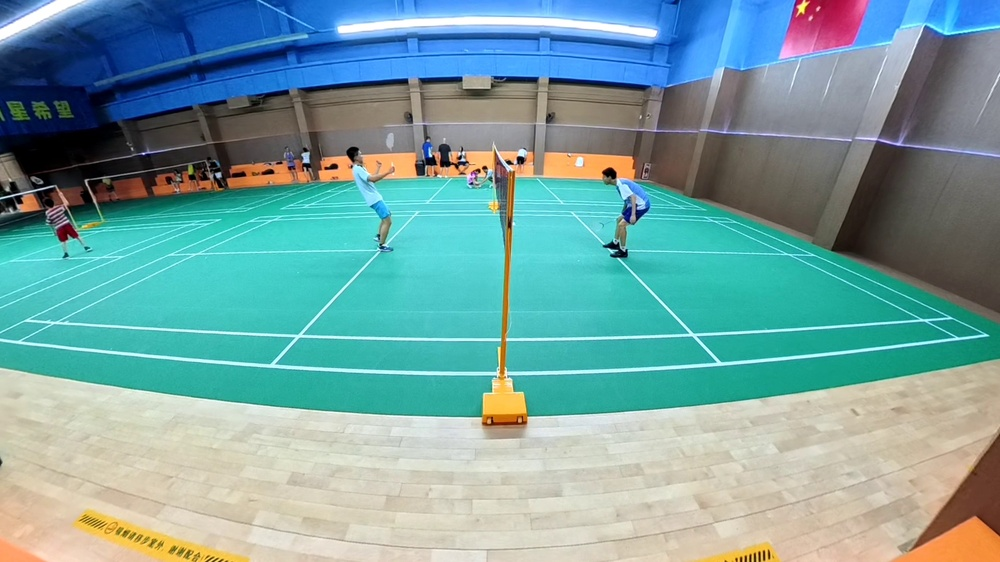
#> input picture Good-Badminton/auto_template_test_1min.jpg, 1000 x 562 px, shrunk from 1920 x 1080 before the run
$ python court3d.py ../../Good-Badminton/auto_template_test_1min.jpg
#> lines starting #> are read from the running program, lines starting #| are printed output that depends on the picture; after the words box and inside, x2 and y2 are one past the last pixel; in counts of white or black regions, pixels touching at a corner belong together
"""
court3d.py — 羽毛球场 3D 模型 + PnP 相机定位
无论摄像头怎么摆，自动定位并映射坐标
"""

import numpy as np
import cv2


# ============================================================
# 标准羽毛球场 3D 模型（世界坐标系，米）
# 原点 = 球场左下角  X→右(宽)  Y→上(长)  Z=0 为地面
# ============================================================

class Court3DModel:
    """羽毛球场完整 3D 特征点模型"""

    def __init__(self, doubles=True):
        self.W = 6.10 if doubles else 5.18  # 宽度
        self.L = 13.40                       # 长度
        self.doubles = doubles

        # 定义所有关键 3D 点: {名称: (X, Y, Z)}
        pts = {}
        W, L = self.W, self.L
        sw = (self.W - 5.18) / 2 if doubles else 0  # 单打边线偏移
        net_y = L / 2  # 网在中间

        # ---- 四个角 ----
        pts["近端底线左"] = (0, 0, 0)
        pts["近端底线右"] = (W, 0, 0)
        pts["远端底线左"] = (0, L, 0)
        pts["远端底线右"] = (W, L, 0)

        # ---- 网柱 ----
        pts["近端网柱左"] = (0, net_y, 0)
        pts["近端网柱右"] = (W, net_y, 0)
        pts["远端网柱左"] = (0, net_y, 0)  # 网柱在两侧对称
        pts["远端网柱右"] = (W, net_y, 0)

        # ---- 前发球线与边线交点 ----
        pts["近端前发球线左"] = (0, net_y + 1.98, 0)
        pts["近端前发球线右"] = (W, net_y + 1.98, 0)
        pts["远端前发球线左"] = (0, net_y - 1.98, 0)
        pts["远端前发球线右"] = (W, net_y - 1.98, 0)

        # ---- 中线端点 ----
        pts["近端中线端点"] = (W/2, 0, 0)     # 近端底线中点
        pts["远端中线端点"] = (W/2, L, 0)     # 远端底线中点
        pts["近端中线_前发球"] = (W/2, net_y + 1.98, 0)
        pts["远端中线_前发球"] = (W/2, net_y - 1.98, 0)

        # ---- T 点 ----
        pts["近端T点"] = (W/2, net_y + 1.98, 0)   # 同中线_前发球
        pts["远端T点"] = (W/2, net_y - 1.98, 0)

        # ---- 后发球线（双打） ----
        pts["近端后发球线左"] = (0, 0.76, 0)
        pts["近端后发球线右"] = (W, 0.76, 0)
        pts["远端后发球线左"] = (0, L - 0.76, 0)
        pts["远端后发球线右"] = (W, L - 0.76, 0)

        # ---- 单打边线与底线交点 ----
        if doubles:
            pts["近端单打左上"] = (sw, 0, 0)
            pts["近端单打右上"] = (W - sw, 0, 0)
            pts["远端单打左上"] = (sw, L, 0)
            pts["远端单打右上"] = (W - sw, L, 0)

        # 去重：同名不同 ID，名字唯一化
        unique = {}
        for name, coord in pts.items():
            key = f"{name}_{round(coord[0],3)}_{round(coord[1],3)}"
            unique[key] = (name, coord)
        self.points = {v[0]: v[1] for v in unique.values()}

        # 按名称排序
        self.point_names = sorted(self.points.keys())
        print(f"球场 3D 模型: {len(self.points)} 个特征点 | {W:.2f}m × {L:.2f}m")

    def get_court_3d_points(self):
        """返回所有 3D 点坐标列表"""
        return [self.points[n] for n in self.point_names]


class CourtPnPSolver:
    """
    从单帧图像 + 球场 3D 模型 → 自动定位摄像头
    不需要任何标定板，球场本身就是标定靶
    """

    def __init__(self, court_model: Court3DModel, camera_K=None):
        """
        camera_K: 3×3 相机内参矩阵（可选）
                  如果不给，会自动估算
        """
        self.model = court_model
        self.camera_K = camera_K  # 如果为 None → 自动估算
        self.rvec = None  # 相机旋转
        self.tvec = None  # 相机平移（世界坐标中摄像头位置）
        self.solved = False

    def _estimate_intrinsics(self, image_shape):
        """没有标定参数时，从图像尺寸估算"""
        h, w = image_shape[:2]
        fx = fy = max(w, h)  # 近似焦距
        cx, cy = w / 2, h / 2
        return np.array([[fx, 0, cx], [0, fy, cy], [0, 0, 1]], dtype=np.float64)

    def _detect_court_points_2d(self, image):
        """
        从图像中检测球场线的交点（2D 像素坐标）
        返回: [(px, py), ...]
        """
        h, w = image.shape[:2]

        # 提取白色/黄色线
        hsv = cv2.cvtColor(image, cv2.COLOR_BGR2HSV)
        _, s, v = cv2.split(hsv)

        white = ((s <= 90) & (v >= 140)).astype(np.uint8) * 255
        yellow = ((hsv[:,:,0] >= 12) & (hsv[:,:,0] <= 42) &
                  (hsv[:,:,1] >= 40) & (hsv[:,:,2] >= 120)).astype(np.uint8) * 255
        lines_binary = cv2.bitwise_or(white, yellow)

        # 形态学：连接断线，去除噪点
        kernel = np.ones((3, 3), np.uint8)
        lines_binary = cv2.morphologyEx(lines_binary, cv2.MORPH_CLOSE, kernel)

        # Hough 直线检测
        edges = cv2.Canny(lines_binary, 50, 150)
        raw_lines = cv2.HoughLinesP(edges, 1, np.pi/180, threshold=80,
                                     minLineLength=min(w,h)//10, maxLineGap=20)

        if raw_lines is None:
            return []

        # 兼容不同 OpenCV 版本的返回格式
        if raw_lines.ndim == 3:
            raw_lines = raw_lines[:, 0, :]

        # 方向分组：水平 vs 垂直
        h_lines = []
        v_lines = []
        for x1, y1, x2, y2 in raw_lines:
            angle = abs(np.degrees(np.arctan2(y2-y1, x2-x1))) % 180
            if angle < 20 or angle > 160:
                h_lines.append((x1, y1, x2, y2))
            elif 70 < angle < 110:
                v_lines.append((x1, y1, x2, y2))

        # 计算水平线和垂直线的交点
        intersections = []
        for hx1, hy1, hx2, hy2 in h_lines[:15]:
            for vx1, vy1, vx2, vy2 in v_lines[:15]:
                pt = self._line_intersection(hx1, hy1, hx2, hy2, vx1, vy1, vx2, vy2)
                if pt is not None:
                    px, py = pt
                    if 0 <= px < w and 0 <= py < h:
                        intersections.append((float(px), float(py)))

        # 去重（聚类相近的点）
        return self._cluster_points(intersections, threshold=30)

    def _line_intersection(self, x1, y1, x2, y2, x3, y3, x4, y4):
        denom = (x1-x2)*(y3-y4) - (y1-y2)*(x3-x4)
        if abs(denom) < 1e-6:
            return None
        px = ((x1*y2-y1*x2)*(x3-x4) - (x1-x2)*(x3*y4-y3*x4)) / denom
        py = ((x1*y2-y1*x2)*(y3-y4) - (y1-y2)*(x3*y4-y3*x4)) / denom
        return (px, py)

    def _cluster_points(self, points, threshold):
        if not points:
            return []
        pts = np.array(points)
        clusters = []
        used = set()
        for i in range(len(pts)):
            if i in used:
                continue
            cluster = [pts[i]]
            used.add(i)
            for j in range(i+1, len(pts)):
                if j in used:
                    continue
                if np.linalg.norm(pts[i] - pts[j]) < threshold:
                    cluster.append(pts[j])
                    used.add(j)
            clusters.append(np.mean(cluster, axis=0))
        return [tuple(c) for c in clusters]

    def solve(self, image):
        """
        从单帧图像求解相机位置
        返回: (success, camera_position_3d)
        """
        # 1. 检测 2D 点
        points_2d = self._detect_court_points_2d(image)
        print(f"  检测到 {len(points_2d)} 个球场交点")

        if len(points_2d) < 4:
            print(f"  需要至少 4 个交点，实际找到 {len(points_2d)} 个")
            return False, None

        # 2. 匹配 3D 点（简化：按位置自动匹配）
        h, w = image.shape[:2]
        court_3d = list(self.model.points.values())
        court_names = list(self.model.points.keys())

        # 自动匹配策略：按图像中点的相对位置 → 匹配到最可能的 3D 点
        matches = self._auto_match_2d_to_3d(points_2d, court_3d, (w, h))

        if len(matches) < 4:
            print(f"  仅匹配到 {len(matches)} 对")
            return False, None

        matched_2d = np.array([m[0] for m in matches], dtype=np.float64)
        matched_3d = np.array([m[1] for m in matches], dtype=np.float64)

        # 3. PnP 求解
        K = self.camera_K if self.camera_K is not None else self._estimate_intrinsics(image.shape)
        success, rvec, tvec = cv2.solvePnP(matched_3d, matched_2d, K, None)

        if success:
            self.rvec = rvec
            self.tvec = tvec
            self.camera_K = K
            self.solved = True
            cam_pos = (-np.linalg.inv(cv2.Rodrigues(rvec)[0]) @ tvec).ravel()
            print(f"  相机定位成功!")
            print(f"  相机位置: ({cam_pos[0]:.2f}, {cam_pos[1]:.2f}, {cam_pos[2]:.2f})m")
            return True, cam_pos
        else:
            print(f"  PnP 求解失败")
            return False, None

    def _auto_match_2d_to_3d(self, points_2d, court_3d, image_size):
        """自动匹配：利用球场对称性 + 相对位置"""
        w, h = image_size
        matches = []

        # 简化匹配策略：
        # 将 2D 点和 3D 点都归一化到 [0,1] 范围
        # 用最近邻匹配
        pts2d_norm = np.array(points_2d) / [w, h]
        pts3d_norm = np.array([(p[0]/self.model.W, p[1]/self.model.L) for p in court_3d])

        # 对于每个 3D 点，找最近的 2D 点
        used_2d = set()
        for i, p3d in enumerate(pts3d_norm):
            best_j, best_dist = -1, float('inf')
            for j, p2d in enumerate(pts2d_norm):
                if j in used_2d:
                    continue
                dist = np.linalg.norm(p2d - p3d)
                if dist < best_dist:
                    best_dist = dist
                    best_j = j
            if best_j >= 0 and best_dist < 0.5:  # 阈值
                matches.append((points_2d[best_j], court_3d[i]))
                used_2d.add(best_j)

        return matches

    # [25 lines left out: function pixel_to_world, not called in this run]


def test_with_image(image_path):
    """用一张球场照片测试"""
    image = cv2.imread(image_path)
#> image is the input picture: shape (562, 1000, 3); mean B, G, R 160.7, 160.9, 117.9
    if image is None:
        print(f"图片读取失败: {image_path}")
        return None

    model = Court3DModel(doubles=True)
    solver = CourtPnPSolver(model)

    success, cam_pos = solver.solve(image)
#> in _detect_court_points_2d, `_, s, v = cv2.split(hsv)`:
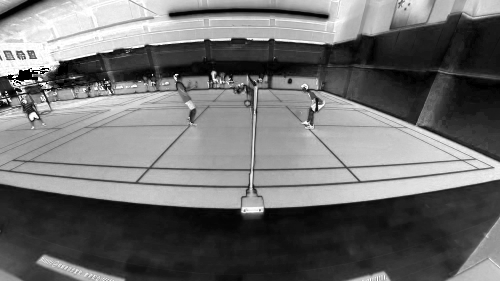
#> s: shape (562, 1000) (shown at 1/2 size); min 0, max 255, mean 110.2
#> in _detect_court_points_2d, `_, s, v = cv2.split(hsv)`:
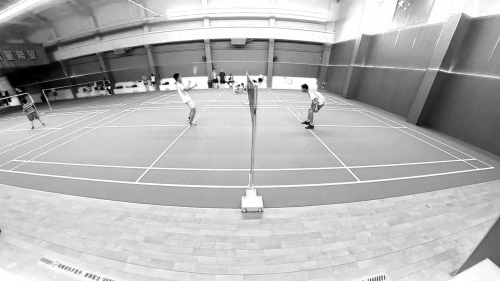
#> v: shape (562, 1000) (shown at 1/2 size); min 0, max 255, mean 179.2
#> in _detect_court_points_2d, `white = ((s <= 90) & (v >= 140)).astype(np.uint8) * 255`:
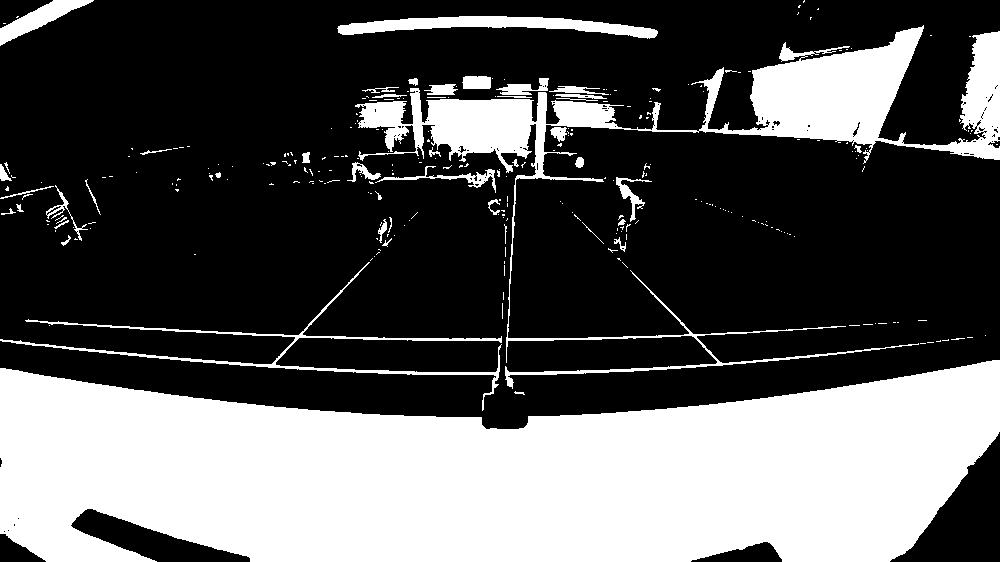
#> white: shape (562, 1000); 34.7% white; 281 white regions (236 under 20 px), largest, box (x1, y1, x2, y2) and area: (0, 360, 1000, 562) 151506, (355, 25, 1000, 389) 30377, (337, 16, 658, 39) 3394
#> in _detect_court_points_2d, `yellow = ((hsv[:,:,0] >= 12) & (hsv[:,:,0] <= 42) & (hsv[:,:,1] >= 40)..`:
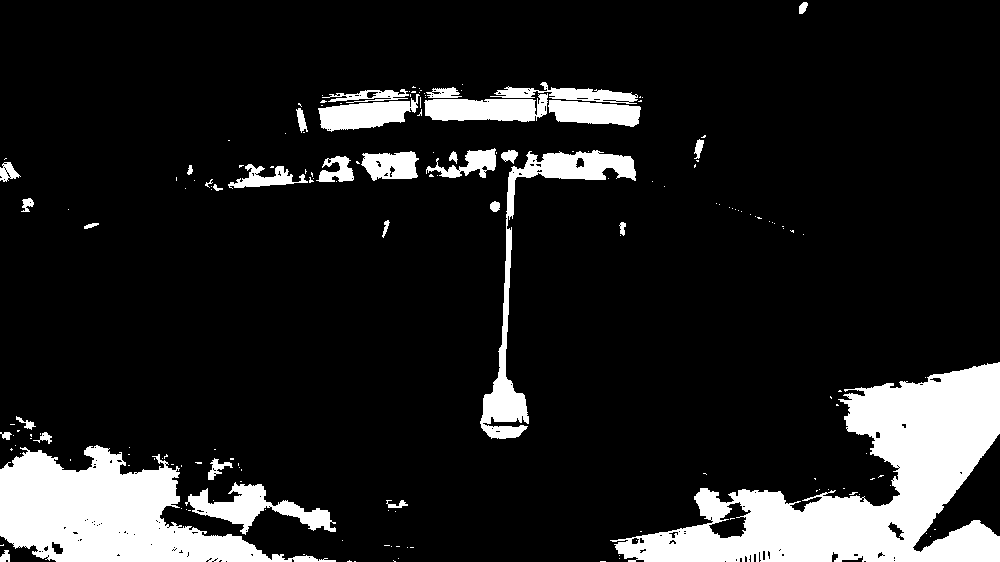
#> yellow: shape (562, 1000); 13.3% white; 173 white regions (139 under 20 px), largest, box (x1, y1, x2, y2) and area: (610, 362, 1000, 562) 32491, (0, 445, 336, 562) 19253, (480, 150, 636, 439) 5747
#> in _detect_court_points_2d, `lines_binary = cv2.morphologyEx(lines_binary, cv2.MORPH_CLOSE, kernel)`:
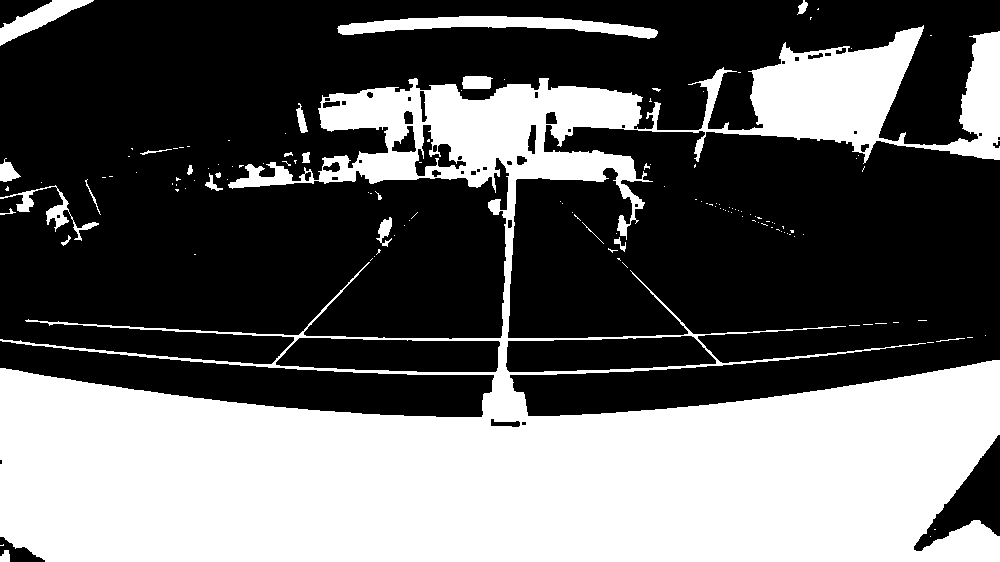
#> lines_binary: shape (562, 1000); 38.8% white; 134 white regions (110 under 20 px), largest, box (x1, y1, x2, y2) and area: (0, 25, 1000, 562) 210254, (337, 16, 658, 39) 3398, (0, 0, 94, 46) 1429
#> in _detect_court_points_2d, `edges = cv2.Canny(lines_binary, 50, 150)`:
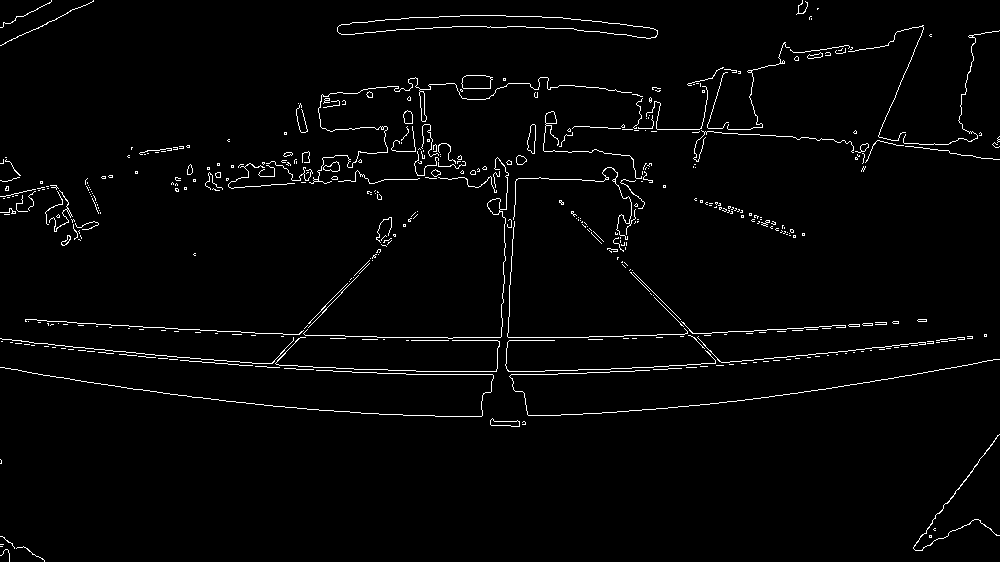
#> edges: shape (562, 1000); 2.2% white in thin lines or dots
#> in _detect_court_points_2d, `raw_lines = cv2.HoughLinesP(edges, 1, np.pi/180, threshold=80, minLine..`: raw_lines = 48 rows, first 6: [25, 320, 324, 335], [680, 365, 864, 349], [377, 337, 588, 337], [652, 335, 926, 321], [422, 340, 554, 340], [177, 357, 337, 368]
#> the loop in _detect_court_points_2d, `for x1, y1, x2, y2 in raw_lines:` made 48 passes
#> (x1, y1, x2, y2, angle) on passes 1 to 8: (25, 320, 324, 335, 2.87), (680, 365, 864, 349, 4.97), (377, 337, 588, 337, 0), (652, 335, 926, 321, 2.92), (422, 340, 554, 340, 0), (177, 357, 337, 368, 3.93), (575, 126, 632, 129, 3.01), (267, 363, 364, 369, 3.54)
#> after the loop in _detect_court_points_2d, `for x1, y1, x2, y2 in raw_lines:`: h_lines = 40 items, first 6: (25, 320, 324, 335), (680, 365, 864, 349), (377, 337, 588, 337), (652, 335, 926, 321), (422, 340, 554, 340), (177, 357, 337, 368); v_lines = [(505, 365, 516, 157), (503, 269, 508, 160)]
#> the loop in _detect_court_points_2d, `for hx1, hy1, hx2, hy2 in h_lines[:15]:` made 15 passes
#> (hx1, hy1, hx2, hy2) on passes 1 to 8: (25, 320, 324, 335), (680, 365, 864, 349), (377, 337, 588, 337), (652, 335, 926, 321), (422, 340, 554, 340), (177, 357, 337, 368), (575, 126, 632, 129), (267, 363, 364, 369)
#> after the loop in _detect_court_points_2d, `for hx1, hy1, hx2, hy2 in h_lines[:15]:`: intersections = 30 pairs, first value 497.5 to 517.8, second value 122.6 to 389.8
#> in _cluster_points, `pts = np.array(points)`: pts has the same summary as intersections in _detect_court_points_2d
#> the loop in _cluster_points, `for i in range(len(pts)):` made 30 passes
#> after the loop in _cluster_points, `for i in range(len(pts)):`: clusters = [[502.9, 349.4], [500.7, 381.9], [513.7, 123], [511.2, 173.8]]; used = 30 items
#> in solve, `points_2d = self._detect_court_points_2d(image)`: points_2d = [(502.9, 349.4), (500.7, 381.9), (513.7, 123), (511.2, 173.8)]
#|   检测到 4 个球场交点
#> in _auto_match_2d_to_3d, `pts2d_norm = np.array(points_2d) / [w, h]`: pts2d_norm = [[0.503, 0.622], [0.501, 0.68], [0.514, 0.219], [0.511, 0.309]]
#> in _auto_match_2d_to_3d, `pts3d_norm = np.array([(p[0]/self.model.W, p[1]/self.model.L) for p in..`: pts3d_norm = 26 pairs, first value 0 to 1, second value 0 to 1
#> the loop in _auto_match_2d_to_3d, `for i, p3d in enumerate(pts3d_norm):` made 26 passes
#> p3d on passes 1 to 8: [0, 0], [1, 0], [0, 1], [1, 1], [0, 0.5], [1, 0.5], [0, 0.5], [1, 0.5]
#> after the loop in _auto_match_2d_to_3d, `for i, p3d in enumerate(pts3d_norm):`: matches = [((502.9, 349.4), (6.1, 8.68, 0)), ((511.2, 173.8), (6.1, 4.72, 0)), ((513.7, 123), (3.05, 0, 0)), ((500.7, 381.9), (3.05, 13.4, 0))]; used_2d = 4 items
#> in solve, `matched_2d = np.array([m[0] for m in matches], dtype=np.float64)`: matched_2d = [[502.9, 349.4], [511.2, 173.8], [513.7, 123], [500.7, 381.9]]
#> in solve, `matched_3d = np.array([m[1] for m in matches], dtype=np.float64)`: matched_3d = [[6.1, 8.68, 0], [6.1, 4.72, 0], [3.05, 0, 0], [3.05, 13.4, 0]]
#> in solve, `K = self.camera_K if self.camera_K is not None else self._estimate_int..`: K = [[1000, 0, 500], [0, 1000, 281], [0, 0, 1]]
#> in solve, `success, rvec, tvec = cv2.solvePnP(matched_3d, matched_2d, K, None)`: success = True; rvec = [-1.15, -1.27, 1.25]; tvec = [0.492, -6.19, 6.57]
#> in solve, `self.rvec = rvec`: self.rvec = [-1.15, -1.27, 1.25]
#> in solve, `self.tvec = tvec`: self.tvec = [0.492, -6.19, 6.57]
#> in solve, `self.camera_K = K`: self.camera_K = [[1000, 0, 500], [0, 1000, 281], [0, 0, 1]]
#> in solve, `cam_pos = (-np.linalg.inv(cv2.Rodrigues(rvec)[0]) @ tvec).ravel()`: cam_pos = [6.08, 6.69, -0.00583]
#|   相机位置: (6.08, 6.69, -0.01)m
#> success = True; cam_pos = [6.08, 6.69, -0.00583]

    if success:
        # 可视化：在图像上标注检测到的交点
        display = image.copy()
        # 投射所有 3D 点回图像验证
        K = solver.camera_K
#> K = [[1000, 0, 500], [0, 1000, 281], [0, 0, 1]]
        for name, pt3d in model.points.items():
            pt3d_arr = np.array([pt3d], dtype=np.float32)
            projected, _ = cv2.projectPoints(pt3d_arr, solver.rvec, solver.tvec, K, None)
            px, py = int(projected[0,0,0]), int(projected[0,0,1])
            if 0 <= px < image.shape[1] and 0 <= py < image.shape[0]:
                cv2.circle(display, (px, py), 4, (0, 255, 0), -1)
#> this loop made 26 passes
#> (pt3d_arr, projected, px, py) on passes 1 to 8: ([[0, 0, 0]], [[574.9, -661.4]], 574, -661), ([[6.1, 0, 0]], [[505.6, 264.4]], 505, 264), ([[0, 13.4, 0]], [[441, 1151.3]], 440, 1151), ([[6.1, 13.4, 0]], [[507.7, 259.9]], 507, 259), ([[0, 6.7, 0]], [[-3018.4, 47997.9]], -3018, 47997), ([[6.1, 6.7, 0]], [[1241.6, -1300.8]], 1241, -1300), ([[0, 6.7, 0]], [[-3018.4, 47997.9]], -3018, 47997), ([[6.1, 6.7, 0]], [[1241.6, -1300.8]], 1241, -1300)
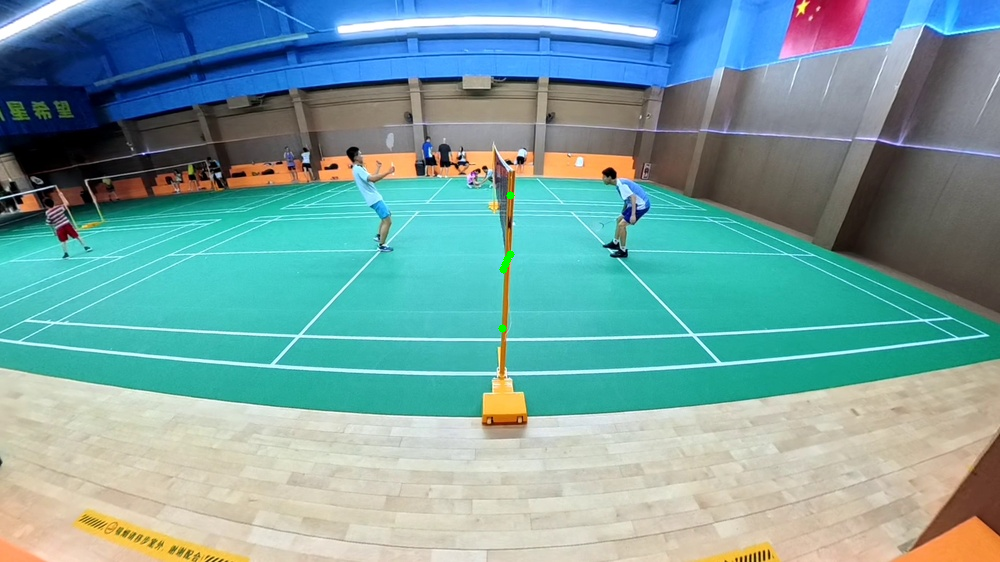
#> display: shape (562, 1000, 3); 0.05% of pixels changed, all inside (x1, y1, x2, y2) = (498, 191, 515, 333)

        cv2.imwrite("court3d_projection.png", display)
        print("投影图已保存: court3d_projection.png (绿点 = 3D模型投影回图像)")
    else:
        print("定位失败，请确保球场线清晰可见")

    return solver


if __name__ == "__main__":
    import sys
    if len(sys.argv) > 1:
        test_with_image(sys.argv[1])
    else:
        print("用法: python court3d.py 球场照片.jpg")
        print()
        print("拍一张球场照片（能看到至少4个线交点），自动定位摄像头")
        print("此后摄像头无论怎么移动，每帧重新 solve 即可")
